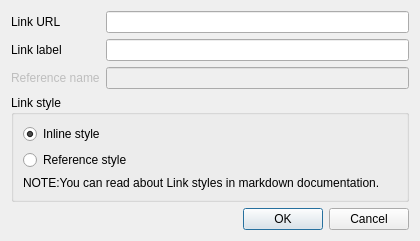
<?xml version="1.0" encoding="UTF-8"?>
<ui version="4.0">
 <class>InsertLinkDialog</class>
 <widget class="QDialog" name="InsertLinkDialog">
  <property name="geometry">
   <rect>
    <x>0</x>
    <y>0</y>
    <width>420</width>
    <height>239</height>
   </rect>
  </property>
  <property name="windowTitle">
   <string>Insert link</string>
  </property>
  <layout class="QGridLayout" name="gridLayout_2">
   <item row="2" column="0">
    <widget class="QGroupBox" name="LinkStyle_GroupBox">
     <property name="title">
      <string>Link style</string>
     </property>
     <layout class="QGridLayout" name="gridLayout_3">
      <item row="0" column="0">
       <widget class="QRadioButton" name="InlineStyle_CheckBox">
        <property name="text">
         <string>Inline style</string>
        </property>
        <property name="checked">
         <bool>true</bool>
        </property>
       </widget>
      </item>
      <item row="1" column="0">
       <widget class="QRadioButton" name="ReferenceStyle_CheckBox">
        <property name="text">
         <string>Reference style</string>
        </property>
       </widget>
      </item>
      <item row="2" column="0">
       <widget class="QLabel" name="label">
        <property name="text">
         <string>NOTE:You can read about Link styles in markdown documentation.</string>
        </property>
       </widget>
      </item>
     </layout>
    </widget>
   </item>
   <item row="3" column="0">
    <widget class="QDialogButtonBox" name="buttonBox">
     <property name="orientation">
      <enum>Qt::Horizontal</enum>
     </property>
     <property name="standardButtons">
      <set>QDialogButtonBox::Cancel|QDialogButtonBox::Ok</set>
     </property>
    </widget>
   </item>
   <item row="0" column="0">
    <layout class="QGridLayout" name="gridLayout">
     <item row="1" column="0">
      <widget class="QLabel" name="linkLabelLabel">
       <property name="text">
        <string>Link label</string>
       </property>
      </widget>
     </item>
     <item row="0" column="0">
      <widget class="QLabel" name="linkURLLabel">
       <property name="text">
        <string>Link URL</string>
       </property>
      </widget>
     </item>
     <item row="0" column="1">
      <widget class="QLineEdit" name="linkUrlLineEdit">
       <property name="placeholderText">
        <string/>
       </property>
      </widget>
     </item>
     <item row="1" column="1">
      <widget class="QLineEdit" name="linkLabelLineEdit">
       <property name="placeholderText">
        <string/>
       </property>
      </widget>
     </item>
     <item row="2" column="0">
      <widget class="QLabel" name="linkReferenceName">
       <property name="enabled">
        <bool>false</bool>
       </property>
       <property name="text">
        <string>Reference name</string>
       </property>
      </widget>
     </item>
     <item row="2" column="1">
      <widget class="QLineEdit" name="linkReferenceName_LineEdit">
       <property name="enabled">
        <bool>false</bool>
       </property>
       <property name="placeholderText">
        <string/>
       </property>
      </widget>
     </item>
    </layout>
   </item>
  </layout>
 </widget>
 <resources/>
 <connections>
  <connection>
   <sender>buttonBox</sender>
   <signal>accepted()</signal>
   <receiver>InsertLinkDialog</receiver>
   <slot>accept()</slot>
   <hints>
    <hint type="sourcelabel">
     <x>248</x>
     <y>254</y>
    </hint>
    <hint type="destinationlabel">
     <x>157</x>
     <y>274</y>
    </hint>
   </hints>
  </connection>
  <connection>
   <sender>buttonBox</sender>
   <signal>rejected()</signal>
   <receiver>InsertLinkDialog</receiver>
   <slot>reject()</slot>
   <hints>
    <hint type="sourcelabel">
     <x>316</x>
     <y>260</y>
    </hint>
    <hint type="destinationlabel">
     <x>286</x>
     <y>274</y>
    </hint>
   </hints>
  </connection>
 </connections>
</ui>
